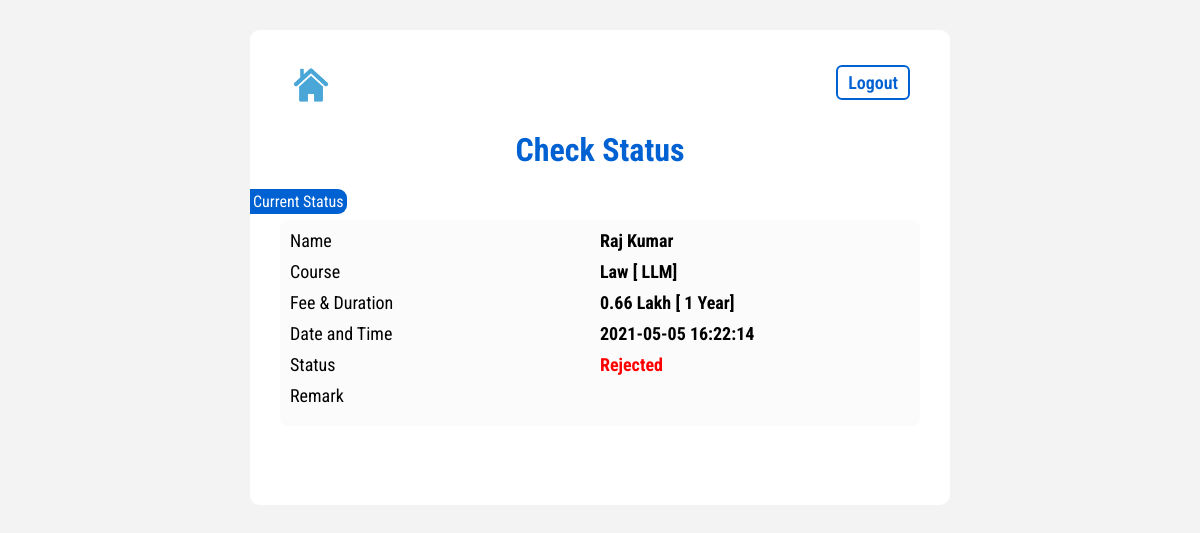
The app's page /user/stats.php (signed in) with its own data.
### tables this page shows
CREATE TABLE `student` (
  `id` int(11) NOT NULL,
  `username` varchar(50) NOT NULL,
  `studentName` varchar(30) NOT NULL,
  `fatherName` varchar(30) DEFAULT NULL,
  `motherName` varchar(30) DEFAULT NULL,
  `dateOfBirth` varchar(20) NOT NULL,
  `mobileNumber` varchar(10) DEFAULT NULL,
  `emailId` varchar(50) NOT NULL,
  `higherQualification` varchar(30) DEFAULT NULL,
  `examinationBoard` varchar(30) DEFAULT NULL,
  `passingPercentage` float DEFAULT NULL,
  `passingYear` int(4) DEFAULT NULL,
  `pin` int(4) NOT NULL,
  `registeredOn` varchar(20) NOT NULL
);

CREATE TABLE `specialization` (
  `specializationId` int(11) NOT NULL,
  `courseId` int(10) NOT NULL,
  `specializationName` varchar(30) NOT NULL,
  `courseDuration` int(5) NOT NULL,
  `courseFee` varchar(10) NOT NULL
);

CREATE TABLE `course` (
  `courseId` int(11) NOT NULL,
  `courseName` varchar(30) NOT NULL
);

CREATE TABLE `admission` (
  `admission_id` int(11) NOT NULL,
  `username` varchar(50) NOT NULL,
  `specializationId` int(10) NOT NULL,
  `shortlisted` varchar(10) NOT NULL DEFAULT 'Pending',
  `remark` varchar(50) NOT NULL,
  `appliedDate` datetime DEFAULT NULL
);

### user/stats.php (the view, shortened to what this page needs)
<?php
require_once "../config.php";
    $username = $_SESSION["username"];
        $sql = "SELECT
        student.studentName,
        admission.specializationId,
        admission.shortlisted,
        admission.remark,
        admission.appliedDate
    FROM
        student
    INNER JOIN admission ON student.username = admission.username
    WHERE
        student.username = '$username'";
    $result = mysqli_query($link, $sql);
    $num_rows = mysqli_num_rows($result);
    if ($num_rows > 0) {
    while ($res = mysqli_fetch_array($result)) {
        $studentName =  $res["studentName"];
        $specializationId =  $res["specializationId"];
        $shortlisted =  $res["shortlisted"];
        $appliedDate =  $res["appliedDate"];
    }
    $sql = "SELECT
            course.courseName,
            specialization.specializationName,
            specialization.courseDuration,
            specialization.courseFee
        FROM
            course
        INNER JOIN specialization ON course.courseId = specialization.courseId
        WHERE specialization.specializationId = '$specializationId'";
    $result = mysqli_query($link, $sql);
    while ($res = mysqli_fetch_array($result)) {
        $courseName =  $res["courseName"];
        $specializationName =  $res["specializationName"];
        $courseDuration =  $res["courseDuration"];
        $courseFee =  $res["courseFee"];
    }
    if($shortlisted =='Pending'){
        $className = 'color-pending';
    }
    else if ($shortlisted == 'Accepted'){
        $className = 'color-accepted';
    }
    else{
        $className = 'color-rejected';
    }
}
    else{
        echo"<script>
            alert('Application Not found!');
            window.location.href = 'dashboard.php';
        </script>
    ";
    }
?>
<!DOCTYPE html>
<html lang="en">
<head>
    <link rel="stylesheet" href="../css/style.css">
</head>
<body>
    <div class="main">
        <a href="../logout.php" class="btn btn-sm">Logout</a>
        <a href="dashboard.php" class="home-btn"><img src="../icons/home.png" alt="Home"></a>
        <h1 class="header-primary">Check Status</h1>
        <div class="label-text">
            Current Status
        </div>
        <div class="container custom-1">
            <div class="dis-group">
                <div class="label">Name</div>
                <div class="label-data">
                    <?php echo $studentName ?>
                </div>
            </div>
            <div class="dis-group">
                <div class="label">Course</div>
                <div class="label-data">
                    <?php echo $courseName ?> [
                    <?php echo $specializationName ?>]
                </div>
            </div>
            <div class="dis-group">
                <div class="label">Fee & Duration</div>
                <div class="label-data">
                    <?php echo $courseFee ?> Lakh [
                    <?php echo $courseDuration ?> Year]
                </div>
            </div>
            <div class="dis-group">
                <div class="label">Date and Time</div>
                <div class="label-data">
                    <?php echo $appliedDate ?>
                </div>
            </div>
            <div class="dis-group">
                <div class="label">Status</div>
                <div class="label-data <?php echo $className ?>">
                    <?php echo $shortlisted ?>
                </div>
            </div>
            <div class="dis-group">
                <div class="label">Remark</div>
                <div class="label-data <?php echo $className ?>">
                </div>
            </div>
        </div>
    </div>
</body>
</html>

### css/style.css (style rules this page uses)
* { margin: 0; padding: 0; box-sizing: border-box; outline: 0; font-family: 'Roboto Condensed', sans-serif; color: black; --color-primary:#0061D2; --color-bg: rgb(243, 243, 243); --color-gray: #5d5d5d; clear: both; }
body { background-color:var(--color-bg); }
.main { max-width: 700px; margin: 30px auto 0px auto; padding: 30px; background-color: white; border-radius: 10px; position: relative; min-height: 475px; }
a { text-decoration: none; }
.header-primary { text-align: center; color: var(--color-primary); margin: 17px 0 10px 0; }
.container { display: flex; justify-content: space-evenly; align-items: center; flex-wrap: wrap; margin-top: 50px; }
.label-text { margin: 20px 0px 6px 0px; height: 25px; background-color: var(--color-primary); width: fit-content; padding: 3px 3px 3px 3px; font-size: 16px; color: white; border-top-right-radius: 9px; border-bottom-right-radius: 9px; position: relative; left: -30px; }
.btn { display: block; text-align: center; padding: 8px 10px; font-size: 26px; margin: 5px 10px; color: white; border-radius: 10px; cursor: pointer; }
.custom-1 { display: block; background-color: #c4c4c414; padding: 10px; border-radius: 7px; margin: auto; }
.dis-group { display: flex; justify-content: space-around; margin: auto; font-size: 18px; margin-bottom: 10px; }
.dis-group > div { width: 50%; }
.dis-group .label-data { font-weight: bold; }
.btn-sm { color: var(--color-primary); font-size: 18px; background: no-repeat; border: 2px solid var(--color-primary); float: right; padding: 5px 10px; border-radius: 6px; font-weight: 600; }
.color-rejected { color: red; }
.home-btn { margin-left: 6px; }
.home-btn img { width: 50px; }

### records on screen
student: studentName "Raj Kumar", admission.appliedDate "2021-05-05 16:22:14", admission.shortlisted "Rejected"
specialization: courseId.courseName "Law", specializationName "LLM", courseFee "0.66", courseDuration "1"
